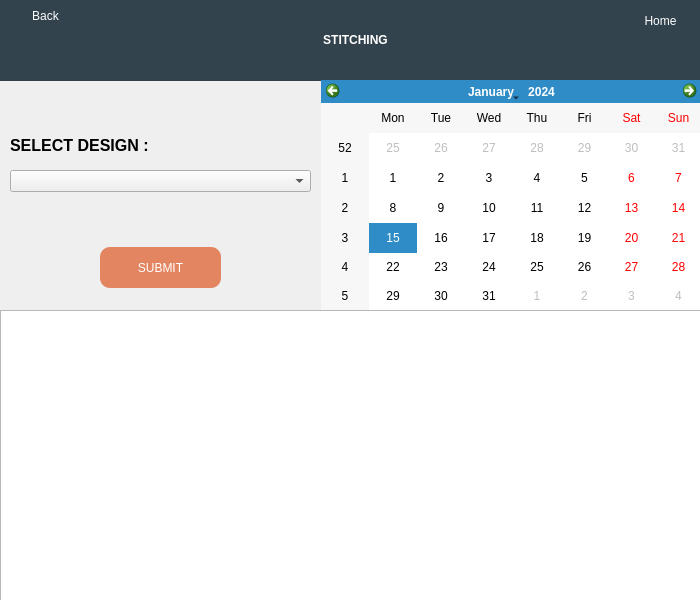
<?xml version="1.0" encoding="UTF-8"?>
<ui version="4.0">
 <class>stitching</class>
 <widget class="QWidget" name="stitching">
  <property name="geometry">
   <rect>
    <x>0</x>
    <y>0</y>
    <width>700</width>
    <height>600</height>
   </rect>
  </property>
  <property name="minimumSize">
   <size>
    <width>700</width>
    <height>600</height>
   </size>
  </property>
  <property name="maximumSize">
   <size>
    <width>700</width>
    <height>600</height>
   </size>
  </property>
  <property name="windowTitle">
   <string>Stitching</string>
  </property>
  <property name="windowIcon">
   <iconset resource="res.qrc">
    <normaloff>:/Images/Images/STITCHING.png</normaloff>:/Images/Images/STITCHING.png</iconset>
  </property>
  <widget class="QLabel" name="label_2">
   <property name="geometry">
    <rect>
     <x>190</x>
     <y>10</y>
     <width>71</width>
     <height>61</height>
    </rect>
   </property>
   <property name="styleSheet">
    <string notr="true">background-color: rgb(50, 67, 77);</string>
   </property>
   <property name="text">
    <string/>
   </property>
   <property name="pixmap">
    <pixmap resource="res.qrc">:/Inverted Images/Images/Inverted/image (11).png</pixmap>
   </property>
   <property name="scaledContents">
    <bool>true</bool>
   </property>
  </widget>
  <widget class="QLabel" name="label">
   <property name="geometry">
    <rect>
     <x>0</x>
     <y>0</y>
     <width>711</width>
     <height>81</height>
    </rect>
   </property>
   <property name="styleSheet">
    <string notr="true">color: rgb(255, 255, 255);
font: 58 26pt &quot;Lucida Bright&quot;;

background-color: rgb(50, 67, 77);


</string>
   </property>
   <property name="text">
    <string>&lt;html&gt;&lt;head/&gt;&lt;body&gt;&lt;p align=&quot;center&quot;&gt;&lt;span style=&quot; font-weight:600;&quot;&gt;STITCHING&lt;/span&gt;&lt;/p&gt;&lt;/body&gt;&lt;/html&gt;</string>
   </property>
  </widget>
  <widget class="QPushButton" name="pushButton_7">
   <property name="geometry">
    <rect>
     <x>10</x>
     <y>0</y>
     <width>71</width>
     <height>31</height>
    </rect>
   </property>
   <property name="sizePolicy">
    <sizepolicy hsizetype="Preferred" vsizetype="Preferred">
     <horstretch>0</horstretch>
     <verstretch>0</verstretch>
    </sizepolicy>
   </property>
   <property name="layoutDirection">
    <enum>Qt::LeftToRight</enum>
   </property>
   <property name="autoFillBackground">
    <bool>false</bool>
   </property>
   <property name="styleSheet">
    <string notr="true">font: 75 8pt &quot;MS Sans Serif&quot;;
background-color: rgb(50, 67, 77);
color: rgb(255, 255, 255);
border: 5px;

border-radius: 10px;


</string>
   </property>
   <property name="text">
    <string>Back</string>
   </property>
   <property name="icon">
    <iconset resource="res.qrc">
     <normaloff>:/Inverted Images/Images/Inverted/image (22).png</normaloff>:/Inverted Images/Images/Inverted/image (22).png</iconset>
   </property>
   <property name="iconSize">
    <size>
     <width>20</width>
     <height>20</height>
    </size>
   </property>
  </widget>
  <widget class="QLabel" name="label_3">
   <property name="geometry">
    <rect>
     <x>170</x>
     <y>10</y>
     <width>71</width>
     <height>61</height>
    </rect>
   </property>
   <property name="styleSheet">
    <string notr="true">background-color: rgb(50, 67, 77);</string>
   </property>
   <property name="text">
    <string/>
   </property>
   <property name="pixmap">
    <pixmap resource="res.qrc">:/Inverted Images/Images/Inverted/image (11).png</pixmap>
   </property>
   <property name="scaledContents">
    <bool>true</bool>
   </property>
  </widget>
  <widget class="QPushButton" name="pushButton_8">
   <property name="geometry">
    <rect>
     <x>620</x>
     <y>0</y>
     <width>81</width>
     <height>41</height>
    </rect>
   </property>
   <property name="sizePolicy">
    <sizepolicy hsizetype="Preferred" vsizetype="Preferred">
     <horstretch>0</horstretch>
     <verstretch>0</verstretch>
    </sizepolicy>
   </property>
   <property name="layoutDirection">
    <enum>Qt::LeftToRight</enum>
   </property>
   <property name="autoFillBackground">
    <bool>false</bool>
   </property>
   <property name="styleSheet">
    <string notr="true">font: 75 8pt &quot;MS Sans Serif&quot;;
background-color: rgb(50, 67, 77);
color: rgb(255, 255, 255);
border: 5px;

border-radius: 10px;


</string>
   </property>
   <property name="text">
    <string>Home</string>
   </property>
   <property name="icon">
    <iconset resource="res.qrc">
     <normaloff>:/Inverted Images/Images/Inverted/image (26).png</normaloff>:/Inverted Images/Images/Inverted/image (26).png</iconset>
   </property>
   <property name="iconSize">
    <size>
     <width>20</width>
     <height>20</height>
    </size>
   </property>
  </widget>
  <widget class="QCalendarWidget" name="calendarWidget">
   <property name="geometry">
    <rect>
     <x>321</x>
     <y>80</y>
     <width>381</width>
     <height>231</height>
    </rect>
   </property>
  </widget>
  <widget class="QComboBox" name="comboBox">
   <property name="geometry">
    <rect>
     <x>10</x>
     <y>170</y>
     <width>301</width>
     <height>22</height>
    </rect>
   </property>
  </widget>
  <widget class="QLabel" name="label_4">
   <property name="geometry">
    <rect>
     <x>10</x>
     <y>130</y>
     <width>151</width>
     <height>31</height>
    </rect>
   </property>
   <property name="styleSheet">
    <string notr="true">font: 75 10pt &quot;MS Shell Dlg 2&quot;;</string>
   </property>
   <property name="text">
    <string>&lt;html&gt;&lt;head/&gt;&lt;body&gt;&lt;p&gt;&lt;span style=&quot; font-size:12pt; font-weight:600;&quot;&gt;SELECT DESIGN :&lt;/span&gt;&lt;/p&gt;&lt;/body&gt;&lt;/html&gt;</string>
   </property>
  </widget>
  <widget class="QPushButton" name="pushButton">
   <property name="geometry">
    <rect>
     <x>100</x>
     <y>247</y>
     <width>121</width>
     <height>41</height>
    </rect>
   </property>
   <property name="styleSheet">
    <string notr="true">font: 75 14pt &quot;MS Sans Serif&quot;;
color: rgb(255, 255, 255);
border: 5px;
background-color: rgb(227, 133, 97);
border-radius: 10px;
</string>
   </property>
   <property name="text">
    <string>SUBMIT</string>
   </property>
  </widget>
  <widget class="QTableView" name="tableView">
   <property name="geometry">
    <rect>
     <x>0</x>
     <y>310</y>
     <width>701</width>
     <height>291</height>
    </rect>
   </property>
  </widget>
 </widget>
 <resources>
  <include location="res.qrc"/>
 </resources>
 <connections/>
</ui>
